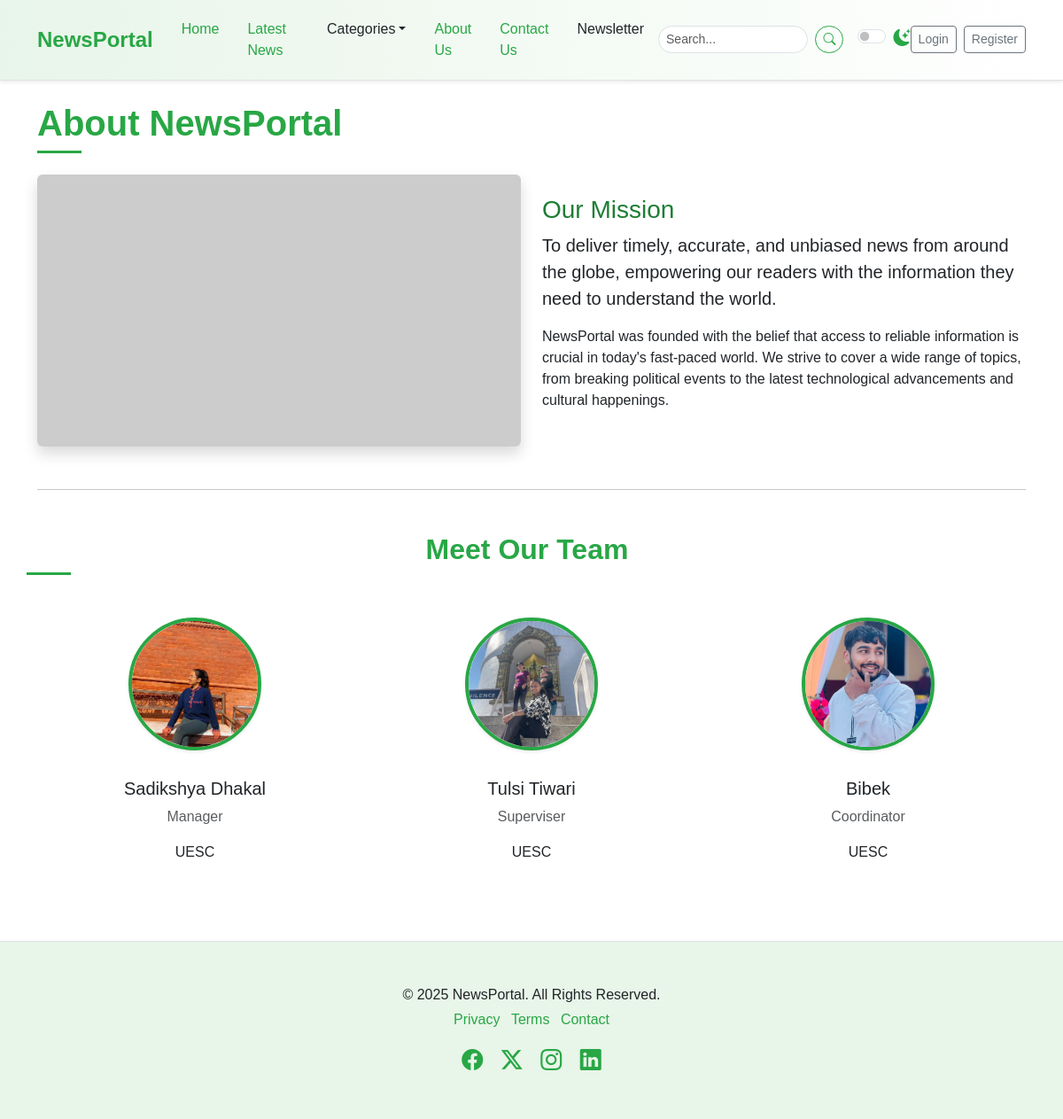
/about/, run on an earlier commit of the app's database.
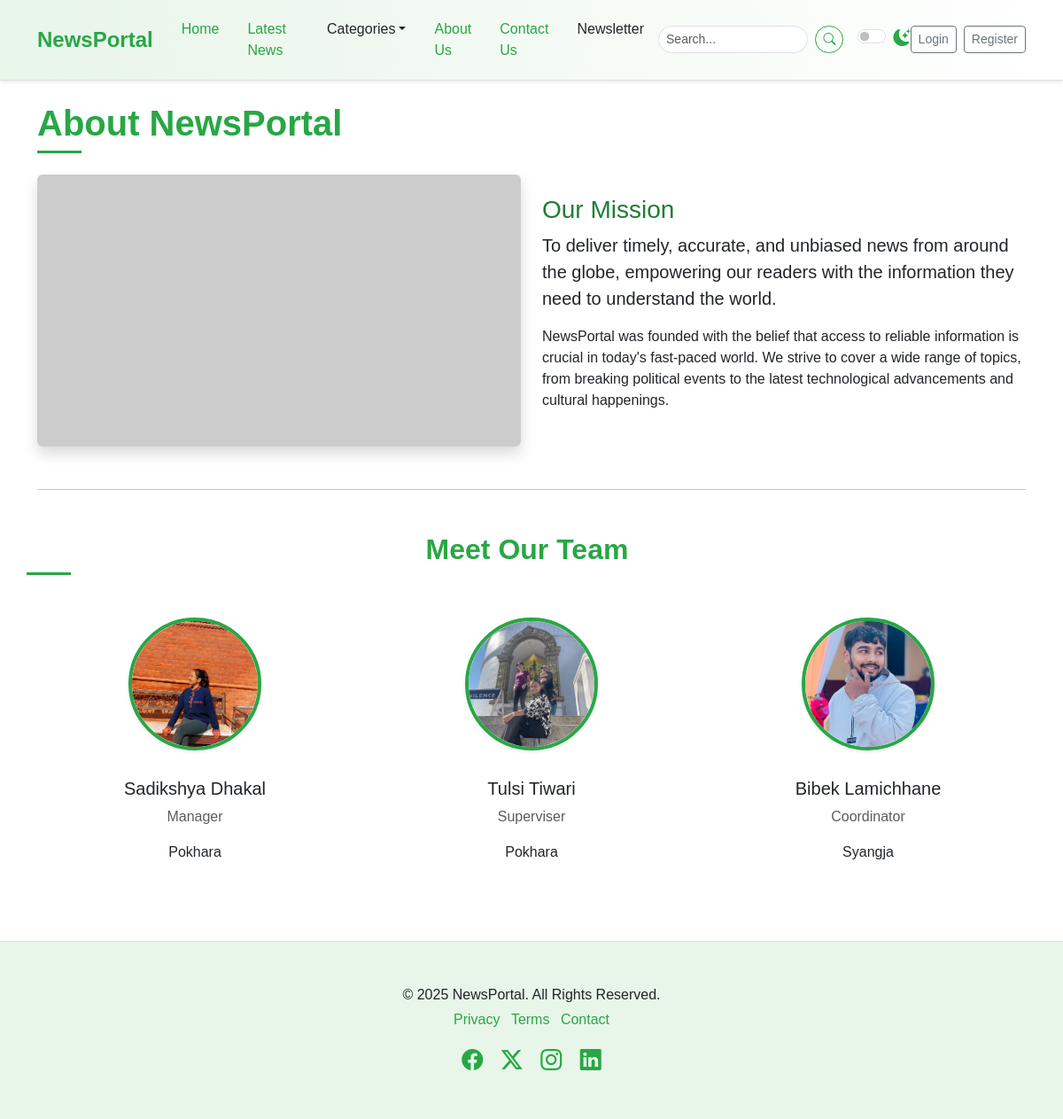
And on a later commit of the database.
### newspaper/models.py (models this page shows, shortened)
class TimeStampModel(models.Model):
    created_at = models.DateTimeField(auto_now_add=True)
    updated_at = models.DateTimeField(auto_now=True)
    class Meta:
        abstract = True

class OurTeam(TimeStampModel):
    name = models.CharField(max_length=100)
    position = models.CharField(max_length=100)
    image = models.ImageField(upload_to="tram_images/%Y/%m/%d", blank=False)
    description = models.TextField()

### newspaper/views.py (the view)
# urls.py: path("about/", views.AboutView.as_view(), name="about"),
class AboutView(TemplateView):
    template_name = "newsportal/about.html"
    def get_context_data(self, **kwargs):
        context = super().get_context_data(**kwargs)
        context["our_teams"] = OurTeam.objects.all()
        return context

### newspaper/nav.py (called while the page is built)
def navigation(request):
    categories = Category.objects.all()[:4]
    return {"categories": categories}

### templates/newsportal/about.html
{% extends "newsportal/base.html" %}
{% block content %}
    <div class="container mt-4">
      <h1 class="mb-4 section-title">
        <span>About NewsPortal</span>
      </h1>
      <div class="row mb-5">
        <div class="col-md-6">
          <img src="https://placehold.co/800x450/28a745/ffffff?text=Our+Mission"
               class="img-fluid rounded shadow"
               alt="Our Mission" />
        </div>
        <div class="col-md-6 d-flex flex-column justify-content-center">
          <h3 class="mt-3 mt-md-0 about-mission-title">Our Mission</h3>
          <p class="lead">
            To deliver timely, accurate, and unbiased news from around the globe, empowering our readers with the information they need to understand the world.
          </p>
          <p>
            NewsPortal was founded with the belief that access to reliable information is crucial in today's fast-paced world. We strive to cover a wide range of topics, from breaking political events to the latest technological advancements and cultural happenings.
          </p>
        </div>
      </div>
      <hr class="my-5" />
      <div class="row text-center">
        <h2 class="mb-5 section-title">
          <span>Meet Our Team</span>
        </h2>
        {% for our_team in our_teams %}
        <div class="col-lg-4 col-md-6 mb-4">
          <div class="team-member">
            <img src="{{ our_team.image.url}}"
                 alt="{{ our_team.name }}"
                 width="150"
                 height="150"/>
            <h5 class="mt-3">{{ our_team.name }}</h5>
            <p class="text-muted">{{ our_team.position }}</p>
            <p>{{ our_team.description }}</p>
          </div>
        </div>
        {% endfor %}
      </div>
    </div>
{% endblock %}

### templates/newsportal/base.html (shortened to what this page needs)
{% load static %}
<!DOCTYPE html>
<html lang="en" data-bs-theme="light">
<head>
  <link href="{% static 'css/bootstrap.min.css' %}" rel="stylesheet" />
  <link rel="stylesheet" href="https://cdn.jsdelivr.net/npm/bootstrap-icons@1.11.3/font/bootstrap-icons.min.css" />
  <link rel="stylesheet" href="{% static 'css/style.css' %}" />
</head>
<body>
  {% include "newsportal/nav.html" %}
  {% block content %}
  {% endblock content %}
  {% include "newsportal/footer.html" %}
</body>
</html>

### templates/newsportal/nav.html (shortened to what this page needs)
<nav class="navbar navbar-expand-lg sticky-top elegant-navbar">
  <div class="container">
    <a class="navbar-brand fw-bold" href="/">NewsPortal</a>
    <div class="collapse navbar-collapse" id="navbarNavDropdown">
      <ul class="navbar-nav me-auto mb-2 mb-lg-0">
        <li class="nav-item">
          <a class="nav-link active" aria-current="page" href="/">Home</a>
        </li>
        <li class="nav-item">
          <a class="nav-link" href="{% url 'post-list' %}">Latest News</a>
        </li>
        <li class="nav-item dropdown">
          <a class="nav-link dropdown-toggle" href="#" role="button" data-bs-toggle="dropdown"
            aria-expanded="false">Categories</a>
        </li>
        <li class="nav-item">
          <a class="nav-link" href="{% url 'about' %}">About Us</a>
        </li>
        <li class="nav-item">
          <a class="nav-link" href="{% url 'contact' %}">Contact Us</a>
        </li>
        <li class="nav-item">
          <a class="nav-link" href="#newsletter-section">Newsletter</a>
        </li>
      </ul>
      <form class="d-flex me-3" role="search">
        <input class="form-control form-control-sm me-2" type="search" placeholder="Search..." aria-label="Search" />
        <button class="btn btn-outline-success btn-sm" type="submit">
          <i class="bi bi-search"></i>
        </button>
      </form>
      <div class="form-check form-switch">
        <input class="form-check-input" type="checkbox" role="switch" id="darkModeSwitch" />
        <label class="form-check-label" for="darkModeSwitch">
          <i class="bi bi-moon-stars-fill"></i>
        </label>
      </div>
       <div class="navbar-nav ms-auto d-flex align-items-center">
        {% if user.is_authenticated %}
          <span class="navbar-text me-3">Welcome {{ user.username }}!</span>
          <form method="post" action="{% url 'accounts:logout' %}" class="d-inline">
            {% csrf_token %}
            <button type="submit" class="btn btn-outline-secondary btn-sm">Logout</button>
          </form>
        {% else %}
         <a href="{% url 'accounts:login' %}"
         class="btn btn-outline-secondary btn-sm me-2">Login</a>
         <a href="{% url 'accounts:register' %}" class="btn btn-outline-secondary btn-sm">Register</a>
        {% endif %}
       </div>
    </div>
  </div>
</nav>

### templates/newsportal/footer.html
    <footer class="py-5 mt-5 elegant-footer">
      <div class="container text-center">
        <p class="mb-1">&copy; 2025 NewsPortal. All Rights Reserved.</p>
        <ul class="list-inline">
          <li class="list-inline-item">
            <a href="#">Privacy</a>
          </li>
          <li class="list-inline-item">
            <a href="#">Terms</a>
          </li>
          <li class="list-inline-item">
            <a href="#">Contact</a>
          </li>
        </ul>
        <div class="social-icons mt-3">
          <a href="#" class="text-decoration-none me-3"><i class="bi bi-facebook fs-4"></i></a>
          <a href="#" class="text-decoration-none me-3"><i class="bi bi-twitter-x fs-4"></i></a>
          <a href="#" class="text-decoration-none me-3"><i class="bi bi-instagram fs-4"></i></a>
          <a href="#" class="text-decoration-none"><i class="bi bi-linkedin fs-4"></i></a>
        </div>
      </div>
    </footer>

### static/css/style.css (style rules this page uses)
:root { --primary-green: #28a745; --light-green: #e8f5e9; --dark-green: #1e7e34; --accent-green: #5cb85c; --text-color-light: #212529; --text-color-dark: #f8f9fa; --bg-light: #ffffff; --bg-dark: #212529; --card-bg-light: #ffffff; --card-bg-dark: #343a40; --border-color-light: #dee2e6; --border-color-dark: #495057; --shadow-sm: 0 0.125rem 0.25rem rgba(0, 0, 0, 0.075); --shadow: 0 0.5rem 1rem rgba(0, 0, 0, 0.15); --transition-speed: 0.3s ease; }
body { font-family: "Poppins", sans-serif; background-color: var(--bg-light); color: var(--text-color-light); transition: background-color var(--transition-speed), color var(--transition-speed); }
.elegant-navbar { background: linear-gradient( to right, var(--light-green), #ffffff ); border-bottom: 1px solid var(--border-color-light); box-shadow: var(--shadow-sm); padding-top: 0.8rem; padding-bottom: 0.8rem; }
.elegant-navbar .navbar-brand { color: var(--primary-green); font-size: 1.5rem; transition: color var(--transition-speed); }
.elegant-navbar .nav-link { color: var(--text-color-light); font-weight: 500; transition: color var(--transition-speed); margin: 0 0.5rem; }
.elegant-navbar .nav-link:hover, .elegant-navbar .nav-link.active { color: var(--primary-green); }
.elegant-navbar .form-control { border-radius: 20px; border-color: var(--border-color-light); background-color: var(--bg-light); color: var(--text-color-light); }
.elegant-navbar .btn-outline-success { border-color: var(--primary-green); color: var(--primary-green); border-radius: 20px; transition: background-color var(--transition-speed), color var(--transition-speed); }
.elegant-navbar .form-check-label i { color: var(--primary-green); font-size: 1.2rem; }
.section-title { position: relative; padding-bottom: 10px; margin-bottom: 20px; font-weight: 600; color: var(--primary-green); }
.section-title span { position: relative; z-index: 1; background-color: var(--bg-light); padding-right: 10px; }
.section-title::after { content: ""; position: absolute; left: 0; bottom: 0; width: 50px; height: 3px; background-color: var(--primary-green); }
.elegant-footer { background-color: var(--light-green); border-top: 1px solid var(--border-color-light); color: var(--text-color-light); }
.elegant-footer a { color: var(--primary-green); text-decoration: none; transition: color var(--transition-speed); }
.elegant-footer .social-icons a { color: var(--primary-green); transition: color var(--transition-speed), transform var(--transition-speed); }
.btn-outline-success { color: var(--primary-green); border-color: var(--primary-green); transition: background-color var(--transition-speed), color var(--transition-speed); }
.about-mission-title { color: var(--dark-green); }
.team-member img { width: 150px; height: 150px; object-fit: cover; border-radius: 50%; border: 4px solid var(--primary-green); margin-bottom: 15px; box-shadow: var(--shadow-sm); }

What changed in the data, as far as the page shows it:
changed OurTeam "Sadikshya Dhakal": description "UESC" → "Pokhara"
changed OurTeam "Tulsi Tiwari": description "UESC" → "Pokhara"
changed OurTeam "Coordinator": name "Bibek" → "Bibek Lamichhane"; description "UESC" → "Syangja"
